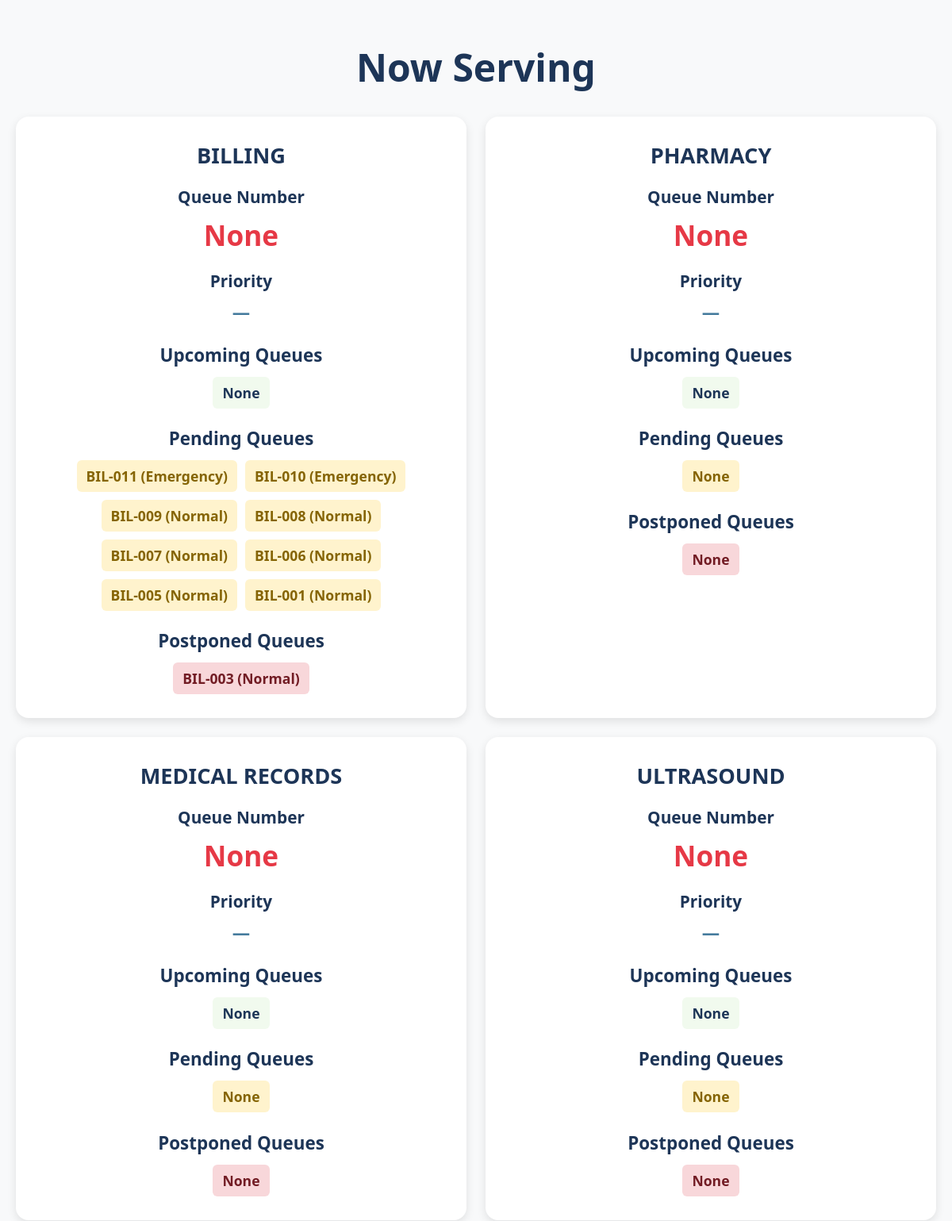
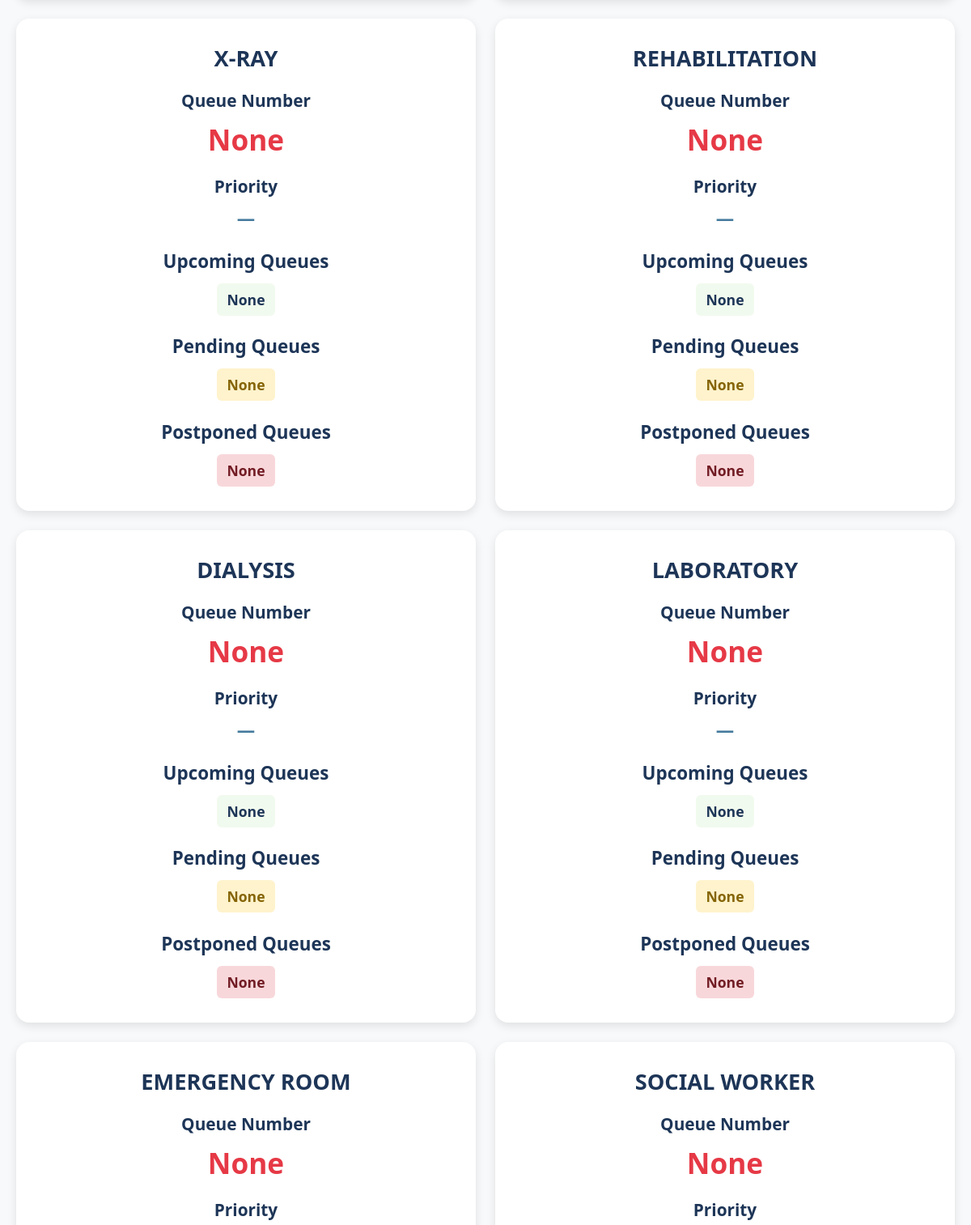
Before: /queue_display_user.php (upper part) with the older database file (2 pictures, top to bottom).
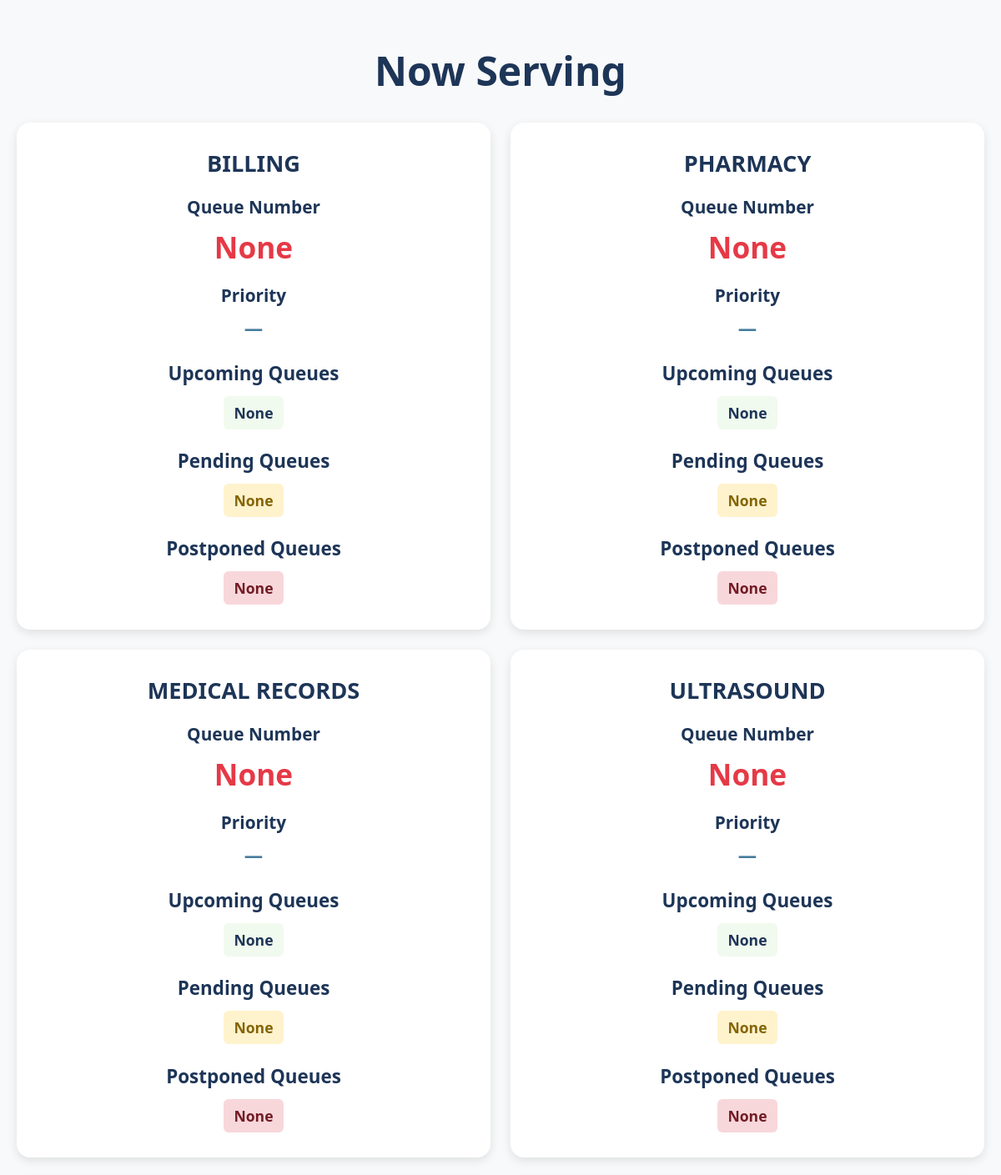
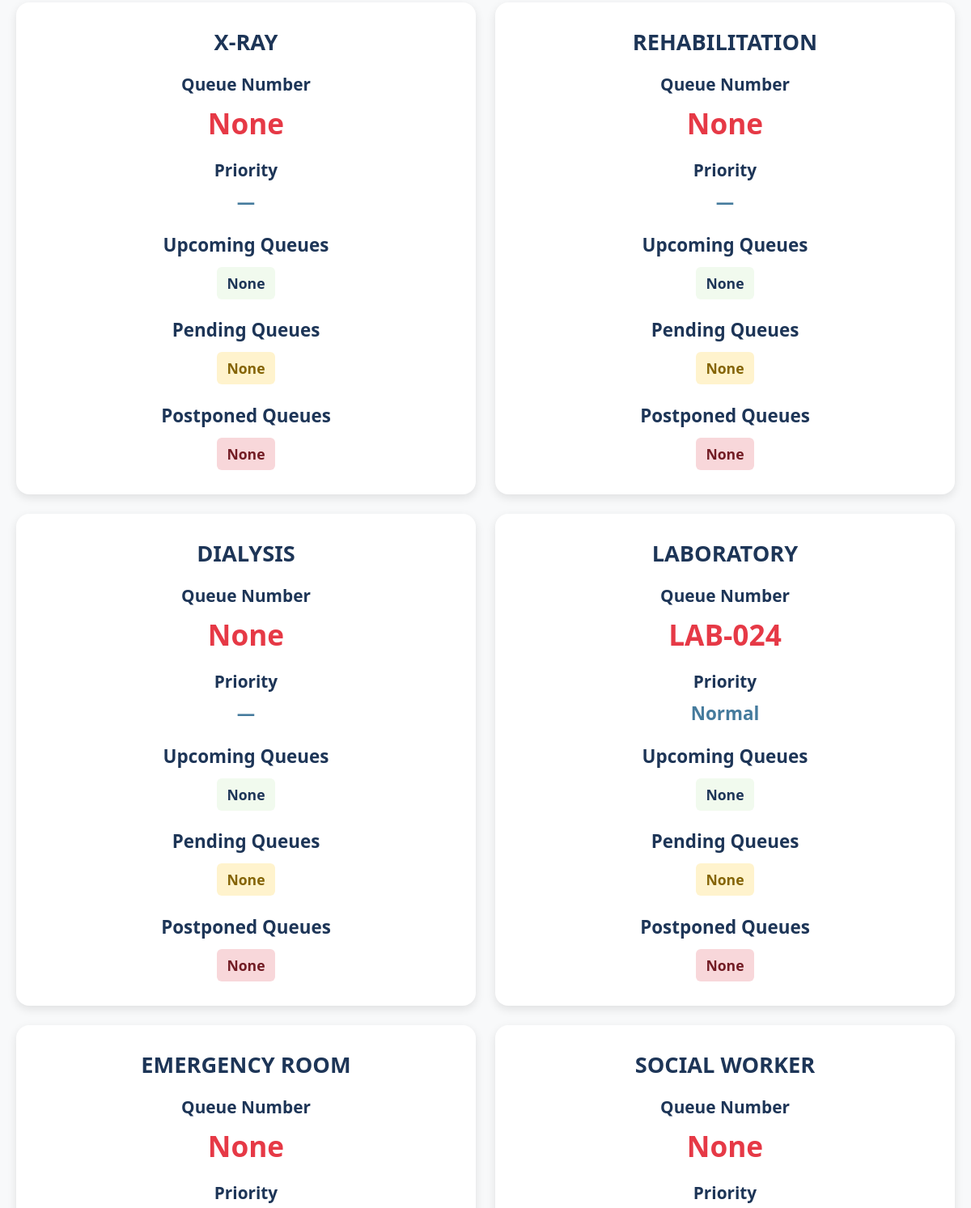
After: the same page with the newer database file (2 pictures, top to bottom).
### tables this page shows
CREATE TABLE `departments` (
  `dept_id` int(11) NOT NULL,
  `name` varchar(255) DEFAULT NULL,
  `description` text DEFAULT NULL,
  `date_created` datetime DEFAULT current_timestamp()
);

CREATE TABLE `queues` (
  `qid` int(11) NOT NULL,
  `queue_num` varchar(20) NOT NULL,
  `status` enum('waiting','in-progress','completed','postponed','pending') DEFAULT 'waiting',
  `service_name` varchar(100) NOT NULL,
  `priority` enum('Normal','Emergency','PWD','Senior Citizen','Pregnant','Red Flag') DEFAULT 'Normal',
  `department_id` int(11) NOT NULL,
  `announcement_count` int(11) NOT NULL,
  `was_postponed` tinyint(4) NOT NULL DEFAULT 0,
  `created_at` datetime DEFAULT current_timestamp(),
  `updated_at` datetime DEFAULT current_timestamp() ON UPDATE current_timestamp(),
  `created_by` int(11) NOT NULL
);

### queue_display_user.php (the view, shortened to what this page needs)
<?php
require('lib/conn.php');
$departmentsStmt = $conn->prepare("SELECT * FROM departments WHERE dept_id NOT IN (9, 10, 11, 12)");
$departmentsStmt->execute();
$departments = $departmentsStmt->fetchAll();
$queues = [];
foreach ($departments as $department) {
    $currentStmt = $conn->prepare("
        SELECT * FROM queues
        WHERE status = 'in-progress' AND department_id = :dept_id
        ORDER BY
            CASE
                WHEN priority = 'Red Flag' THEN 0
                 WHEN priority = 'Emergency' THEN 1
                WHEN priority IN ('PWD', 'Senior Citizen', 'Pregnant') THEN 2
                ELSE 3
            END,
            CAST(SUBSTRING(queue_num, 3) AS UNSIGNED) ASC
        LIMIT 1
    ");
    $currentStmt->execute(['dept_id' => $department['dept_id']]);
    $currentQueue = $currentStmt->fetch();
    $upcomingSql = "
    SELECT *
    FROM queues
    WHERE status = 'waiting'
    AND department_id = :dept_id
    ORDER BY
            CASE
                WHEN priority = 'Red Flag' THEN 0
                 WHEN priority = 'Emergency' THEN 1
                WHEN priority IN ('PWD', 'Senior Citizen', 'Pregnant') THEN 2
                ELSE 3
            END,
       created_at ASC
    ";
    $upcomingStmt = $conn->prepare($upcomingSql);
    $upcomingStmt->execute(['dept_id' => $department['dept_id']]);
    $upcomingQueues = $upcomingStmt->fetchAll();
    $pendingStmt = $conn->prepare("
        SELECT * FROM queues
        WHERE status = 'pending' AND department_id = :dept_id
        ORDER BY
            CASE
                WHEN priority = 'emergency' THEN 0
                WHEN priority IN ('PWD', 'Senior_Citizen', 'pregnant') THEN 1
                ELSE 2
            END,
            updated_at DESC
    ");
    $pendingStmt->execute(['dept_id' => $department['dept_id']]);
    $pendingQueues = $pendingStmt->fetchAll();
    $postponedStmt = $conn->prepare("
        SELECT * FROM queues
        WHERE status = 'postponed' AND department_id = :dept_id
        ORDER BY updated_at DESC
    ");
    $postponedStmt->execute(['dept_id' => $department['dept_id']]);
    $postponedQueues = $postponedStmt->fetchAll();
    $queues[] = [
        'department' => $department,
        'currentQueue' => $currentQueue,
        'upcomingQueues' => $upcomingQueues,
        'pendingQueues' => $pendingQueues,
        'postponedQueues' => $postponedQueues
    ];
}
?>
<!DOCTYPE html>
<html lang="en">
<head>
</head>
<body>
  <div class="display-container">
    <h1>Now Serving</h1>
    <div class="cards-wrapper">
      <?php foreach ($queues as $queueData): ?>
        <div class="queue-card">
          <div class="department-name"><?= strtoupper(htmlspecialchars($queueData['department']['name'])) ?></div>
          <div class="queue-label">Queue Number</div>
          <div class="queue-value">
            <?= $queueData['currentQueue']
              ? htmlspecialchars($queueData['currentQueue']['queue_num'])
              : 'None'; ?>
          </div>
          <div class="queue-label">Priority</div>
          <div class="priority">
            <?= $queueData['currentQueue']
              ? ucfirst($queueData['currentQueue']['priority'])
              : '—'; ?>
          </div>
          <div class="queue-section">
            <h3>Upcoming Queues</h3>
            <div class="queue-list">
              <?php if (count($queueData['upcomingQueues']) === 0): ?>
                <div class="queue-item">None</div>
              <?php endif; ?>
            </div>
          </div>
          <div class="queue-section">
            <h3>Pending Queues</h3>
            <div class="queue-list">
              <?php if (count($queueData['pendingQueues']) === 0): ?>
                <div class="queue-item pending-item">None</div>
              <?php else: ?>
                <?php foreach ($queueData['pendingQueues'] as $q): ?>
                  <div class="queue-item pending-item">
                    <?= htmlspecialchars($q['queue_num']) ?> (<?= ucfirst($q['priority']) ?>)
                  </div>
                <?php endforeach; ?>
              <?php endif; ?>
            </div>
          </div>
          <div class="queue-section">
            <h3>Postponed Queues</h3>
            <div class="queue-list">
              <?php if (count($queueData['postponedQueues']) === 0): ?>
                <div class="queue-item postponed-item">None</div>
              <?php else: ?>
                <?php foreach ($queueData['postponedQueues'] as $q): ?>
                  <div class="queue-item postponed-item">
                    <?= htmlspecialchars($q['queue_num']) ?> (<?= ucfirst($q['priority']) ?>)
                  </div>
                <?php endforeach; ?>
              <?php endif; ?>
            </div>
          </div>
        </div>
      <?php endforeach; ?>
    </div>
  </div>
</body>
</html>

### queue_display_user.php (style rules this page uses)
* { box-sizing: border-box; }
body { margin: 0; font-family: 'Segoe UI', sans-serif; background-color: #f8f9fa; }
.display-container { padding: 20px; max-width: 1400px; margin: 0 auto; text-align: center; }
h1 { font-size: 3rem; color: #1d3557; font-weight: bold; margin-bottom: 30px; }
.cards-wrapper { display: grid; grid-template-columns: repeat(auto-fill, minmax(380px, 1fr)); gap: 24px; justify-content: center; }
.queue-card { background-color: white; border-radius: 16px; box-shadow: 0 4px 12px rgba(0, 0, 0, 0.1); padding: 30px 20px; text-align: center; }
.department-name { font-size: 1.7rem; color: #1d3557; font-weight: 700; margin-bottom: 20px; }
.queue-label { font-size: 1.3rem; color: #1d3557; font-weight: 600; margin-bottom: 10px; }
.queue-value { font-size: 2.2rem; color: #e63946; font-weight: bold; margin-bottom: 20px; word-wrap: break-word; }
.priority { font-size: 1.4rem; color: #457b9d; font-weight: 600; margin-bottom: 20px; }
.queue-section { margin-top: 20px; }
.queue-section h3 { font-size: 1.4rem; color: #1d3557; margin-bottom: 12px; }
.queue-list { display: flex; flex-wrap: wrap; gap: 10px; justify-content: center; }
.queue-item { background-color: #f1faee; color: #1d3557; font-size: 1.1rem; padding: 8px 12px; border-radius: 6px; font-weight: 600; }
.pending-item { background-color: #fff3cd; color: #856404; }
.postponed-item { background-color: #f8d7da; color: #721c24; }

Changed rows visible on the page:
no longer on this page (row unchanged): departments: name "LABORATORY", shows "None"
changed departments "BILLING": loses queues (queue_num "BIL-011", priority "Emergency"); loses queues (queue_num "BIL-010", priority "Emergency"); loses queues (queue_num "BIL-009", priority "Normal"); loses queues (queue_num "BIL-008", priority "Normal"); loses queues (queue_num "BIL-007", priority "Normal"); loses queues (queue_num "BIL-006", priority "Normal"); loses queues (queue_num "BIL-005", priority "Normal"); loses queues (queue_num "BIL-001", priority "Normal"); loses queues (queue_num "BIL-003", priority "Normal"); now shows "None None"
added queues: department.name "LABORATORY", queue_num "LAB-024", priority "Normal", shows "None", shown under "Now Serving"
